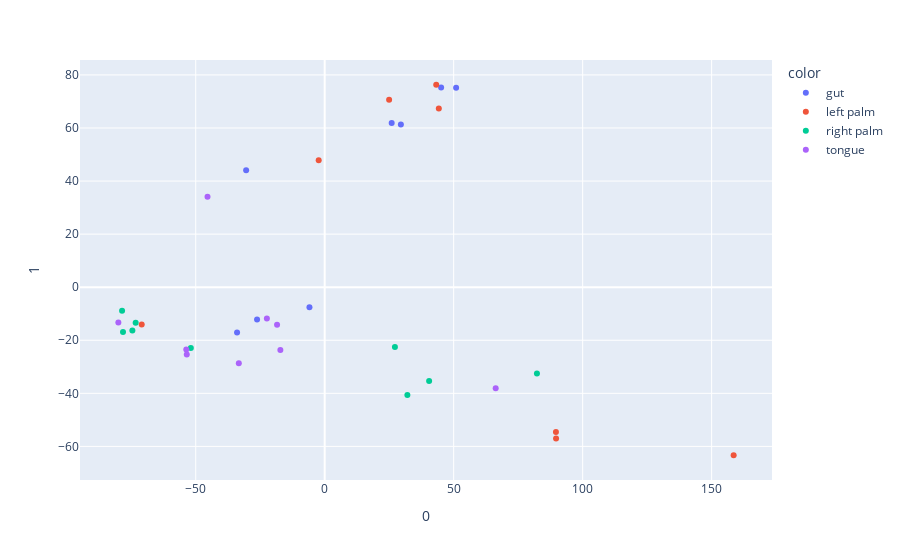

Notebook code for this chart:
### Markdown cell above
### Make a PCA plot to visualize your data

### Code cell
#Relationship between samples with the distance matrix
pca = PCA(n_components=2)
components = pca.fit_transform(distance_matrix)

fig = px.scatter(components, x=0, y=1, color=mtda['body-site'])
fig.show()

### Figure 1 — Plotly figure (JSON) as saved in the notebook; plotly's stock layout.template omitted (floating-point values rounded to 4 significant figures)
{"data": [{"hovertemplate": "color=gut<br>0=%{x}<br>1=%{y}<extra></extra>", "legendgroup": "gut", "marker": {"color": "#636efa", "symbol": "circle"}, "mode": "markers", "name": "gut", "orientation": "v", "showlegend": true, "type": "scatter", "x": [25.96, 29.53, 50.95, 45.14, -33.98, -26.22, -5.908, -30.45], "xaxis": "x", "y": [61.84, 61.28, 75.12, 75.26, -17.11, -12.22, -7.596, 44.08], "yaxis": "y"}, {"hovertemplate": "color=left palm<br>0=%{x}<br>1=%{y}<extra></extra>", "legendgroup": "left palm", "marker": {"color": "#EF553B", "symbol": "circle"}, "mode": "markers", "name": "left palm", "orientation": "v", "showlegend": true, "type": "scatter", "x": [43.23, 44.24, 24.97, -2.329, 89.69, 89.64, 158.5, -70.94], "xaxis": "x", "y": [76.3, 67.38, 70.62, 47.87, -57.05, -54.6, -63.34, -14.1], "yaxis": "y"}, {"hovertemplate": "color=right palm<br>0=%{x}<br>1=%{y}<extra></extra>", "legendgroup": "right palm", "marker": {"color": "#00cc96", "symbol": "circle"}, "mode": "markers", "name": "right palm", "orientation": "v", "showlegend": true, "type": "scatter", "x": [40.48, 32.05, 27.22, 82.27, -51.9, -78.55, -73.28, -74.55, -78.19], "xaxis": "x", "y": [-35.31, -40.65, -22.5, -32.5, -22.91, -8.924, -13.37, -16.29, -16.85], "yaxis": "y"}, {"hovertemplate": "color=tongue<br>0=%{x}<br>1=%{y}<extra></extra>", "legendgroup": "tongue", "marker": {"color": "#ab63fa", "symbol": "circle"}, "mode": "markers", "name": "tongue", "orientation": "v", "showlegend": true, "type": "scatter", "x": [-18.47, -17.19, 66.29, -45.43, -22.42, -79.99, -53.66, -53.46, -33.29], "xaxis": "x", "y": [-14.16, -23.71, -38.09, 34.13, -11.82, -13.29, -23.48, -25.37, -28.64], "yaxis": "y"}], "layout": {"legend": {"title": {"text": "color"}, "tracegroupgap": 0}, "margin": {"t": 60}, "xaxis": {"anchor": "y", "domain": [0, 1], "title": {"text": "0"}}, "yaxis": {"anchor": "x", "domain": [0, 1], "title": {"text": "1"}}}}
